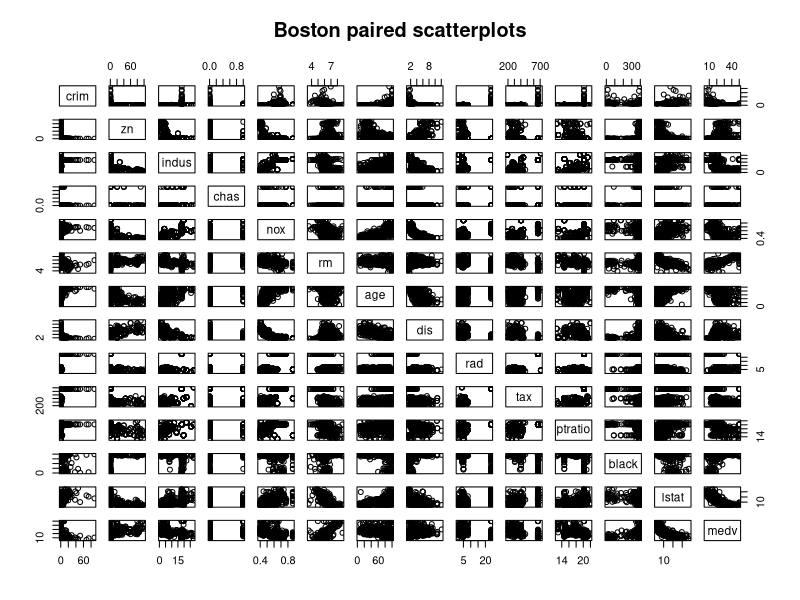
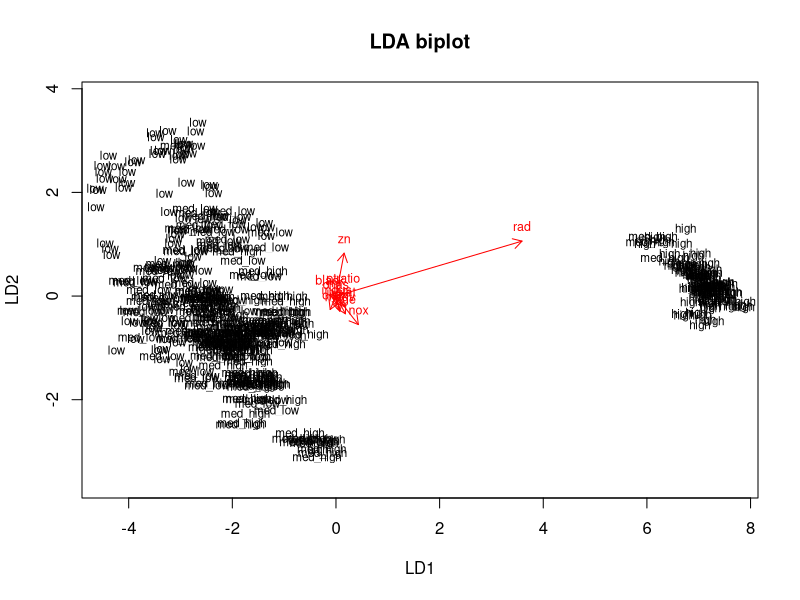
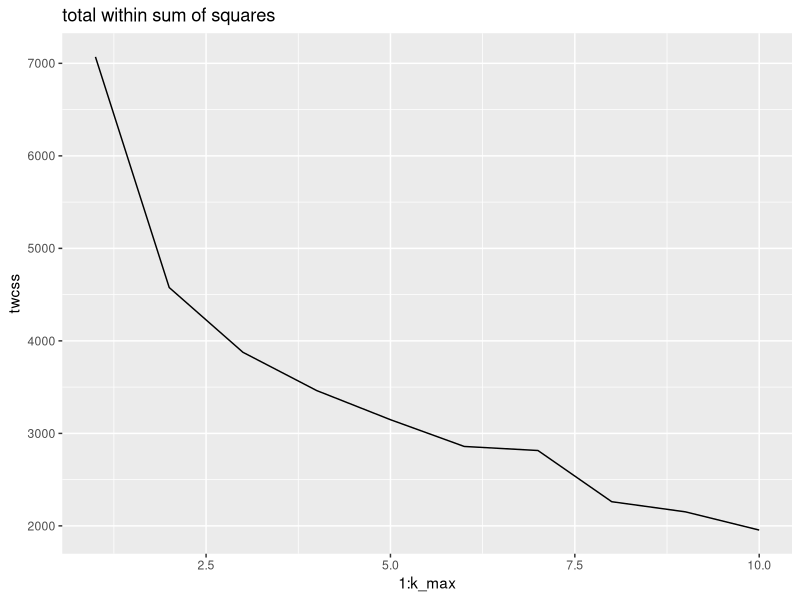
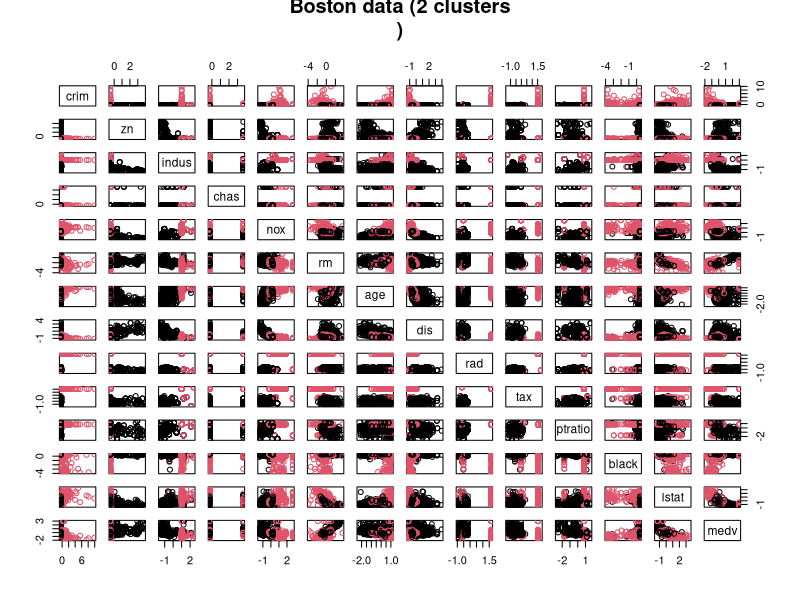
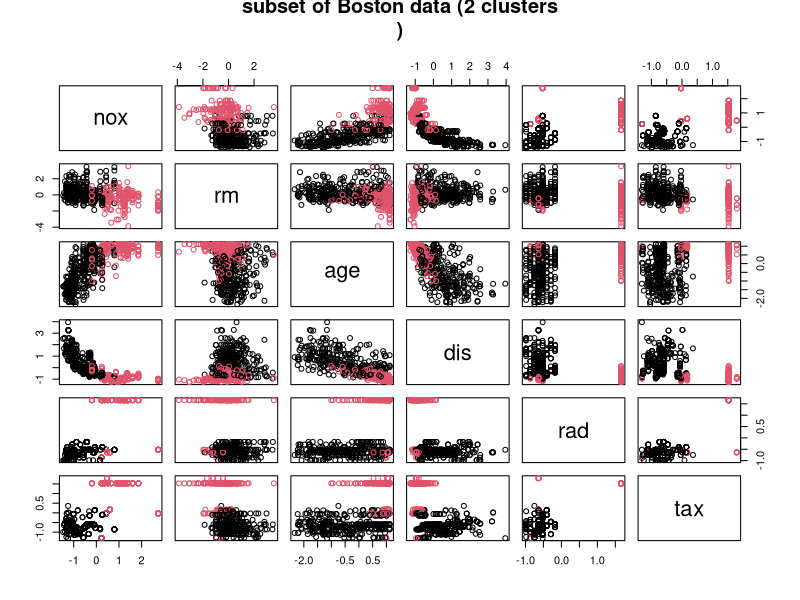

Source code (R) for these figures, in order:
## ---- chunk 1
# access the MASS package
library(MASS)
library(ggplot2)
library(GGally)
# load the data
data("Boston")

# explore dataset
str(Boston)
summary(Boston)

pairs(Boston, main= 'Boston paired scatterplots')
## ---- chunk 2
# scale the data by substracting column means from the values and by dividing with the standard deviation

boston_scaled_orig <- scale(Boston)
summary(boston_scaled_orig)
## ---- chunk 3
# summary of the scaled crime rate
boston_scaled <- data.frame(boston_scaled_orig)
summary(boston_scaled$crim)

# create a quantile vector of crim and print it
bins <- quantile(boston_scaled$crim)

# create a categorical variable 'crime'
labels = c("low", "med_low", "med_high", "high")
crime <- cut(boston_scaled$crim, breaks = bins, include.lowest = TRUE, label=labels)

# look at the table of the new factor crime
table(crime)

# remove original crim from the dataset
boston_scaled <- dplyr::select(boston_scaled, -crim)

# add the new categorical value to scaled data
boston_scaled <- data.frame(boston_scaled, crime)

## ---- chunk 4

# number of rows in the Boston dataset 
n <- nrow(boston_scaled)

# choose randomly 80% of the rows
ind <- sample(n,  size = n * 0.8)

# create train set (80% od the data)
train <- boston_scaled[ind,]

# create test set (20% of the data)
test <- boston_scaled[-ind,]

# save the correct classes from test data
correct_classes <- test$crime

# remove the crime variable from test data
test <- dplyr::select(test, -crime)

## ---- chunk 5

# linear discriminant analysis
lda.fit <- lda(crime~ ., data = train)

# print the lda.fit object
lda.fit

# the function for lda biplot arrows
lda.arrows <- function(x, myscale = 1, arrow_heads = 0.1, color = "red", tex = 0.75, choices = c(1,2)){
  heads <- coef(x)
  arrows(x0 = 0, y0 = 0, 
         x1 = myscale * heads[,choices[1]], 
         y1 = myscale * heads[,choices[2]], col=color, length = arrow_heads)
  text(myscale * heads[,choices], labels = row.names(heads), 
       cex = tex, col=color, pos=3)
}

# target classes as numeric
classes <- as.numeric(train$crime)

# plot the lda results
plot(lda.fit, dimen = 2, main='LDA biplot')
lda.arrows(lda.fit, myscale = 1)
## ---- chunk 6
# predict classes with test data
lda.pred <- predict(lda.fit, newdata = test)

# cross tabulate the actual and predicted classes
table(correct = correct_classes, predicted = lda.pred$class)
## ---- chunk 7
# calculate the euclidean distances from the original scaled Boston dataset
dist_eu <- dist(boston_scaled_orig)

# k-means clustering with 3 centers
km <-kmeans(boston_scaled_orig, centers = 4)

#set seed to ensure that the results are reproducable (randon number generating starts from the seed)
set.seed(123)

# determine the number of clusters
k_max <- 10

# calculate the total within sum of squares
twcss <- sapply(1:k_max, function(k){kmeans(boston_scaled_orig, k)$tot.withinss})

# visualize the results.
qplot(x = 1:k_max, y = twcss, geom = 'line', main='total within sum of squares')


# k-means clustering
km <-kmeans(boston_scaled_orig, centers = 2)


# plot the Boston dataset with clusters
pairs(boston_scaled_orig, col = km$cluster, main= 'Boston data (2 clusters
)')
pairs(boston_scaled_orig[,5:10], col = km$cluster, main= 'subset of Boston data (2 clusters
)')

